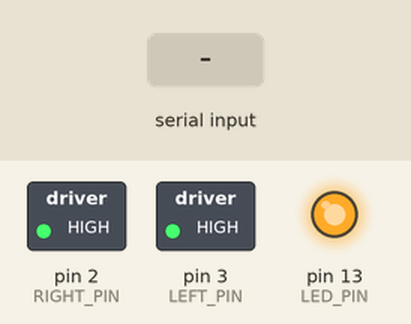
Bench run of a sketch on a simulated Arduino Uno, built with avr-gcc and run on an emulated ATmega328P. Shown: switched loads named in the sketch (green lamp = pin HIGH), output pins drawn as LEDs (lit = HIGH). Inputs (shaded band) come from the test bench. Pins used as bus, display or sensor lines are not drawn; what the sketch prints to the serial monitor is not drawn.

Above: at 1.2 s.
1.3 s: "a" received over Serial
At 2.4 s:
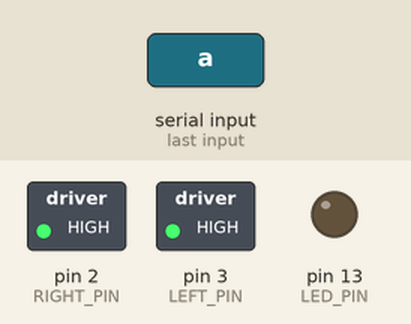
2.8 s: "r" received over Serial
At 3.5 s:
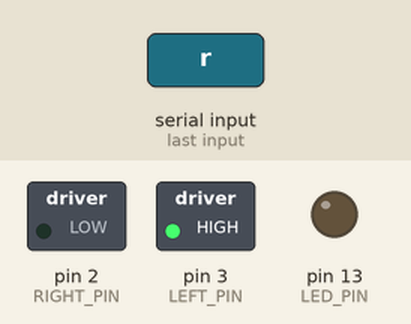
4.3 s: "l" received over Serial
At 7.0 s:
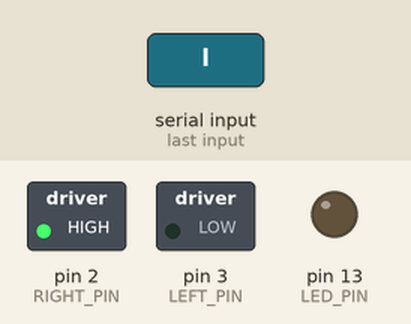
7.3 s: "A" received over Serial
At 9.3 s:
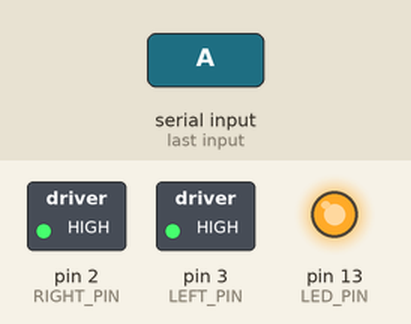
10.3 s: "R" received over Serial
At 11.5 s:
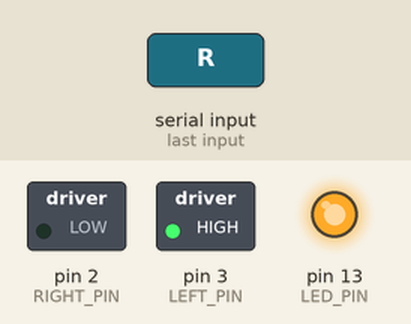
11.8 s: "L" received over Serial
At 13.9 s:
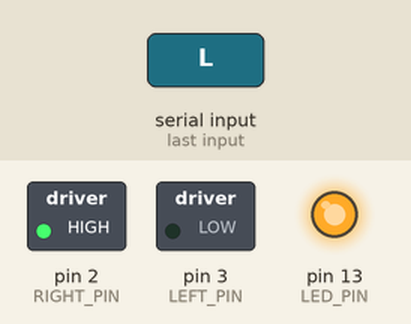
Timing chart, 0 to 17.8 s (numbered marks = the images above; inputs shaded):
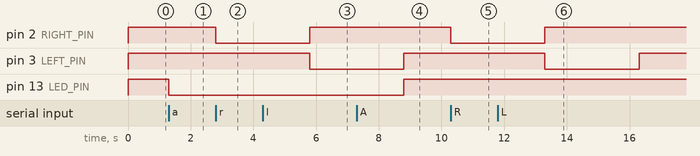

Measured:
- after the input at 1.3 s, pin 13 (LED_PIN): HIGH → LOW at once
- after the input at 2.8 s, pin 2 (RIGHT_PIN): HIGH → LOW at once
- after the input at 4.3 s, pin 3 (LEFT_PIN): HIGH → LOW after 1.5 s
- after the input at 7.3 s, pin 13 (LED_PIN): LOW → HIGH after 1.5 s
- after the input at 10.3 s, pin 2 (RIGHT_PIN): HIGH → LOW at once
- after the input at 11.8 s, pin 3 (LEFT_PIN): HIGH → LOW after 1.5 s, → HIGH 3.0 s later

The sketch:

controller.ino
```cpp
/*
  Spencer Barton
  Mobot Tutorial

  Control RC car via the remote control. There are four buttons: forward, backward, right and left.
  Each is wired to the arduino and is a pull-down pin. Serial is also used for debugging.

  Pins, Command Char:
  forward  - 0, f/F
  backward - 1, b/B
  right    - 2, r/R
  left     - 3, l/L

  Commands are sent to arduino via serial as command characters.
  The LED can also be turned on/off with the character 'a'/'A'.

 */

#include "controller.h"

// Globals
boolean  led_on = true;

void setup() {

  // Init serial
  Serial.begin(SERIAL_BAUD);

  // Init btns: all begin output high
  pinMode(FORWARD_PIN, OUTPUT);
  pinMode(BACKWARD_PIN, OUTPUT);
  pinMode(RIGHT_PIN, OUTPUT);
  pinMode(LEFT_PIN, OUTPUT);

  digitalWrite(FORWARD_PIN, HIGH);
  digitalWrite(BACKWARD_PIN, HIGH);
  digitalWrite(RIGHT_PIN, HIGH);
  digitalWrite(LEFT_PIN, HIGH);

  // init LED, set ON to signal init all done
  pinMode(LED_PIN, OUTPUT);
  digitalWrite(LED_PIN, HIGH);

  Serial.println("Mobot online");

}


/* main loop
 *   listen on serial and interpret commands
 *   accepts these byte commands:
 *    a/A, f/F, b/B, r/R, l/L
 */
void loop() {
  char command = '\0';

  // check if command has been sent
  if ( Serial.available() ) {
    // read the most recent byte
    command = Serial.read();

    // interpret the command
    switch (command) {
      case 'a':
      case 'A':
        toggleLED();
        break;
      case 'f':
      case 'F':
        moveMotor( FORWARD, MOTOR_DELAY );
        break;
      case 'b':
      case 'B':
         moveMotor( BACKWARD, MOTOR_DELAY );
         break;
      case 'r':
      case 'R':
         moveMotor( RIGHT, MOTOR_DELAY );
         break;
      case 'l':
      case 'L':
         moveMotor( LEFT, MOTOR_DELAY );
         break;
    }
  }
}

/* toggleLED: using led_on var decide to turn LED on/off */
void toggleLED() {

  if (led_on) {
    digitalWrite(LED_PIN, LOW);
    led_on = false;
  } else {
    digitalWrite(LED_PIN, HIGH);
    led_on = true;
  }

}

/* moveMotor( movement, time )
 *   move motor in one of four motions for given time (milliseconds)
 *   motions are FORWARD, BACKWARD, RIGHT, LEFT
 *   Returns 0 on success and -1 on error
 *   Motion is toggled by setting the correct pin LOW.
 *   This sends a command via the controller to the car.
 */
int moveMotor( int movement, int time ) {

  switch (movement) {
    case (FORWARD):
      digitalWrite(FORWARD_PIN, LOW);
      delay(time);
      digitalWrite(FORWARD_PIN, HIGH);
      break;
    case (BACKWARD):
      digitalWrite(BACKWARD_PIN, LOW);
      delay(time);
      digitalWrite(BACKWARD_PIN, HIGH);
      break;
    case (RIGHT):
      digitalWrite(RIGHT_PIN, LOW);
      delay(time);
      digitalWrite(RIGHT_PIN, HIGH);
      break;
    case (LEFT):
      digitalWrite(LEFT_PIN, LOW);
      delay(time);
      digitalWrite(LEFT_PIN, HIGH);
      break;
    default:
      return -1;
  }
  return 0;
}
```

controller.h
```cpp
#ifndef CONTROLLER_H
#define CONTROLLER_H

// Constants
#define LED_PIN        13
#define FORWARD_PIN    0
#define BACKWARD_PIN   1
#define RIGHT_PIN      2
#define LEFT_PIN       3

#define SERIAL_BAUD 9600

#define MOTOR_DELAY 3000 // 3 sec

#define FORWARD   1
#define BACKWARD  2
#define RIGHT     3
#define LEFT      4

/*
enum {
  FORWARD  = 0,
  BACKWARD = 1,
  RIGHT    = 2,
  LEFT     = 3
};
*/


void toggleLED( void );
int moveMotor( int movement, int time );


#endif
```
